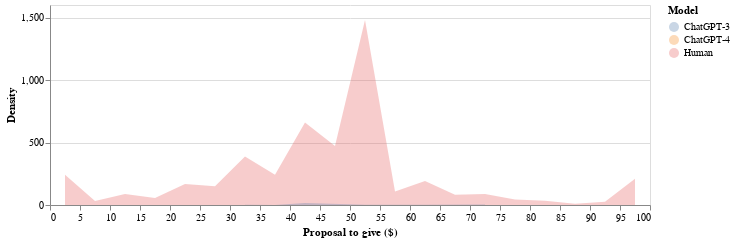

The notebook cell this image was saved under:
### Markdown cell above
### Ultimatum Proposal

### Code cell
game_files = [file.split('.')[0] for file in os.listdir('data') if file.endswith('.csv')]
selected_game = 'ultimatum_strategy'  # Example, you can change this to any game file you have

# Load data for the selected game (5000 lines only)
df = load_data(selected_game, nrows=5000)

df = df[df['Role'] == 'player']
df = df[df['Round'] == 1]
df = df[df['Total'] == 100]
df = df[df['move'] != 'None']
df['propose'] = df['move'].apply(lambda x: eval(x)[0])
df['accept'] = df['move'].apply(lambda x: eval(x)[1])
df = df[(df['propose'] >= 0) & (df['propose'] <= 100)]
df = df[(df['accept'] >= 0) & (df['accept'] <= 100)]

df_ultimatum_1_human = choices_to_df(list(df['propose']), 'Human')
df_ultimatum_2_human = choices_to_df(list(df['accept']), 'Human')


# Model Data
choices = [50.0, 50.0, 50.0, 50.0, 50.0, 50.0, 50.0, 50.0, 50.0, 50.0, 50.0, 50.0, 50.0, 50.0, 50.0, 50.0, 50.0, 50.0, 50.0, 50.0, 50.0, 50.0, 50.0, 50.0, 50.0, 50.0, 50.0, 50.0, 50.0, 50.0]
df_ultimatum_1_gpt4 = choices_to_df(choices, hue=str('ChatGPT-4'))

choices = [40, 40, 40, 30, 70, 70, 50, 40, 40, 40, 40, 40, 40, 40, 40, 40, 40, 40, 30, 30, 35, 50, 40, 70, 40, 60, 60, 70, 40, 50]
df_ultimatum_1_turbo = choices_to_df(choices, hue=str('ChatGPT-3'))

choices = [50.0, 50.0, 50.0, 1.0, 1.0, 1.0, 50.0, 25.0, 50.0, 1.0, 1.0, 20.0, 50.0, 50.0, 50.0, 20.0, 50.0, 1.0, 1.0, 1.0, 50.0, 50.0, 50.0, 1.0, 1.0, 1.0, 20.0, 1.0] + [0, 1]
df_ultimatum_2_gpt4 = choices_to_df(choices, hue=str('ChatGPT-4'))

choices = [None, 50, 50, 50, 50, 30, None, None, 30, 33.33, 40, None, 50, 40, None, 1, 30, None, 10, 50, 30, 10, 30, None, 30, None, 10, 30, 30, 30]
df_ultimatum_2_turbo = choices_to_df(choices, hue=str('ChatGPT-3'))


# Concatenate all three dataframes
alt_df = pd.concat([df_ultimatum_1_human,
        df_ultimatum_1_gpt4,
        df_ultimatum_1_turbo])

# Altair plot for visualizing the distributions with interactivity
alt_chart = alt.Chart(alt_df).mark_area(opacity=0.3).encode(
    x=alt.X('choices:Q', bin=alt.Bin(maxbins=20), title='Proposal to give ($)'),
    y=alt.Y('count():Q', stack=None, title='Density'),
    color=alt.Color('hue:N', title='Model')
).properties(
    width=600,
    height=200
).resolve_scale(
    y='independent'
).interactive()  # Add interactivity for zooming and panning

# Display Altair chart
alt_chart

### Figure 1 — Vega-Lite specification as saved in the notebook (floating-point values rounded to 4 significant figures; data arrays with more than 128 entries replaced by an {"elided": "..."} marker saying what was removed)
{"config": {"view": {"continuousWidth": 300, "continuousHeight": 300}}, "data": {"name": "data-e2c875f7be202b4ebff592c315615243"}, "mark": {"type": "area", "opacity": 0.3}, "encoding": {"color": {"field": "hue", "title": "Model", "type": "nominal"}, "x": {"bin": {"maxbins": 20}, "field": "choices", "title": "Proposal to give ($)", "type": "quantitative"}, "y": {"aggregate": "count", "stack": null, "title": "Density", "type": "quantitative"}}, "height": 200, "params": [{"name": "param_2", "select": {"type": "interval", "encodings": ["x", "y"]}, "bind": "scales"}], "resolve": {"scale": {"y": "independent"}}, "width": 600, "$schema": "https://vega.github.io/schema/vega-lite/v5.16.3.json", "datasets": {"data-e2c875f7be202b4ebff592c315615243": {"elided": "4840 records"}}}
